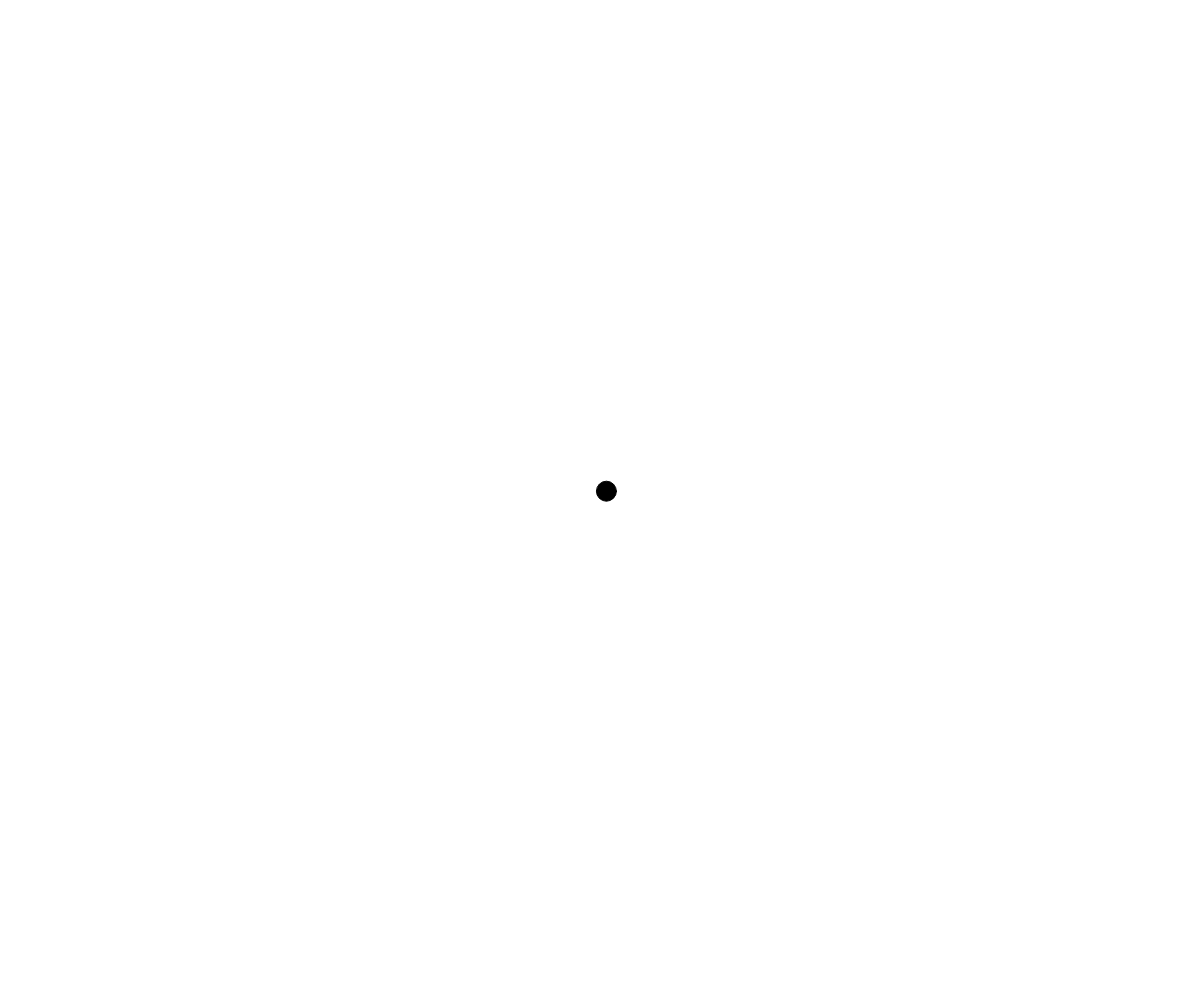
Frame 1 (no input)
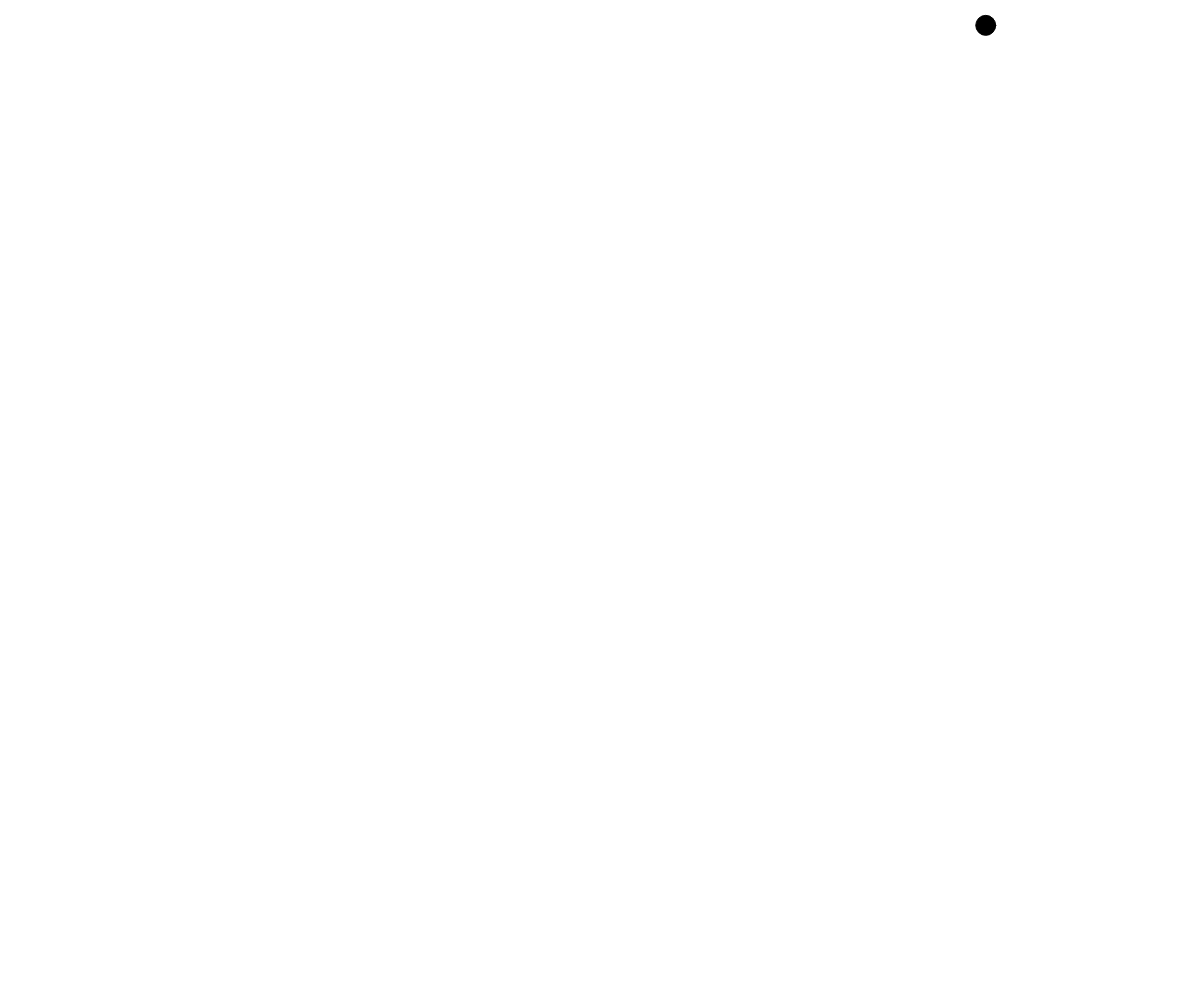
Frame 60 (no input)
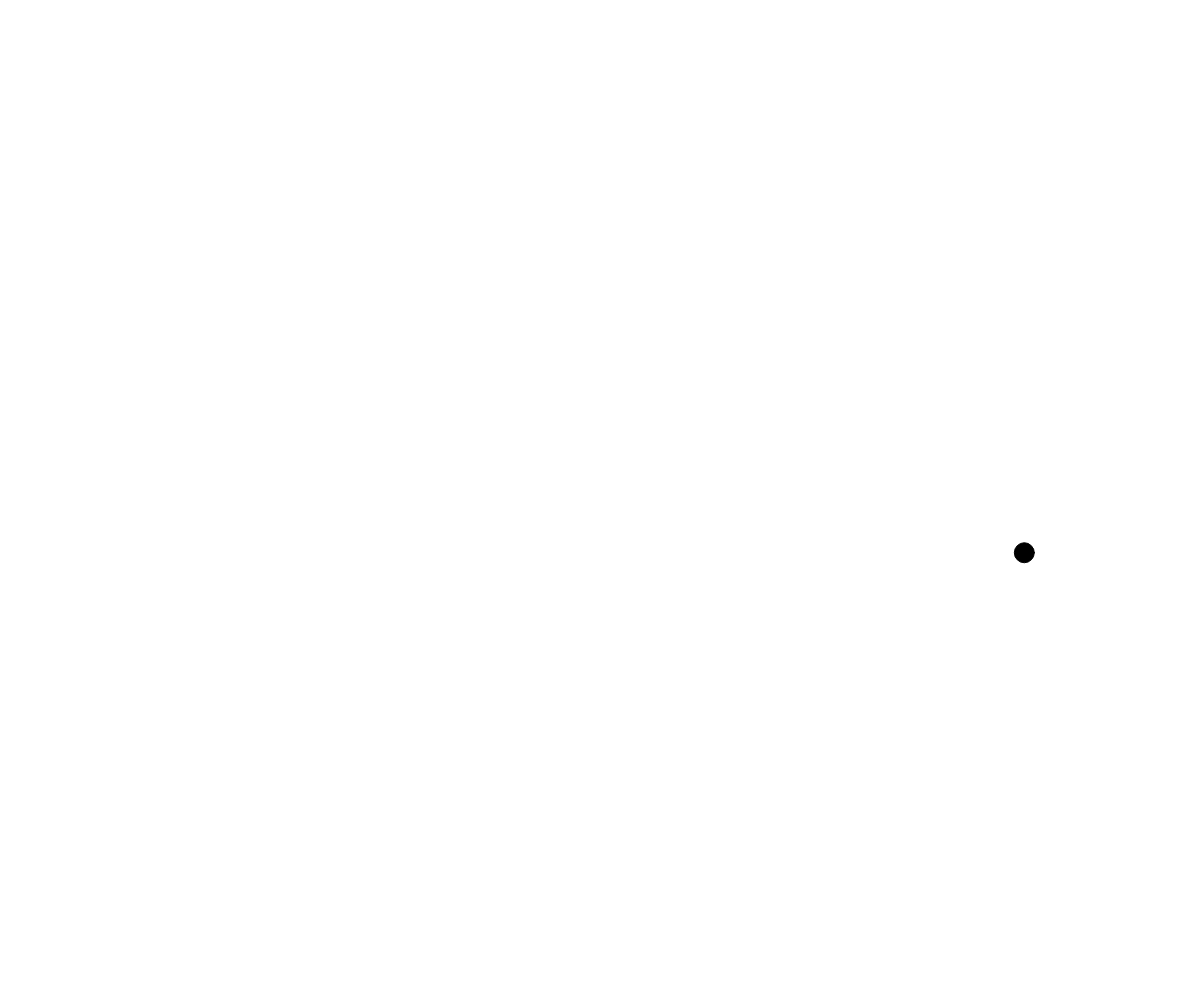
Frame 120 (the mouse pressed at the canvas centre since frame 60)

The p5.js sketch that drew these frames (run headless with seeded random() and noise() and a simulated clock; from frame 60 on, the mouse is pressed at the canvas centre):

// p5.js sketch
// ── sketch.js
// Ball OOP demo


let ballArray = [];

function setup() {
  createCanvas(windowWidth, windowHeight);

  ballArray.push(new Ball(width/2, height/2, random(-15, 15), random(-15, 15), 10));
}

function draw() {
  background(255);
  for (let i = 0; i < ballArray.length; i++) {
    ballArray[i].move();

    //collision check
    for (let j = 0; j <ballArray.length; j++) {
      if (i !== j && ballArray[i].checkForCollision(ballArray[j]) ) {
        
        let tempDx = ballArray[i].dx;
        let tempDy = ballArray[i].dy;
        ballArray[i].dx = ballArray[j].dx;
        ballArray[i].dy = ballArray[j].dy;
        ballArray[j].dx = tempDx;
        ballArray[j].dy = tempDy;
        ballArray[i].fillColor = color(255, 0, 0);
        ballArray[j].fillColor = color(255, 0, 0);
      }
    }

    ballArray[i].display();
  }
}

function keyPressed() {
  if (key === " ") {
    ballArray.push(new Ball(mouseX, mouseY, random(-15, 15), random(-15, 15), 10));
  }
}

function windowResized() {
  setup();
}

class Ball {
  constructor(x, y, dx, dy, radius) {
    this.x = x;
    this.y = y;
    this.dx = dx;
    this.dy = dy;
    this.radius = radius;
    this.fillColor = color(0);
  }

  move() {
    // move
    this.x += this.dx;
    this.y += this.dy;

    // bounce if needed
    if (this.x > width - this.radius/2 || this.x < 0 + this.radius/2) {
      this.dx *= -1;
    }
  
    if (this.y > height - this.radius/2 || this.y < 0 + this.radius/2) {
      this.dy *= -1;
    }
  }

  display() {
    fill(this.fillColor);
    circle(this.x, this.y, this.radius * 2);
  }

  checkForCollision(anotherBall) {
    let distanceBetweenCenters = dist(this.x, this.y, anotherBall.x, anotherBall.y);
    let sumOfRadii = this.radius + anotherBall.radius;
    if (distanceBetweenCenters < sumOfRadii) {
      return true;
    }
    else {
      return false;
    }
  }
}
